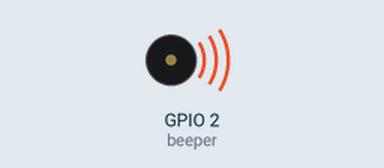
A program run on a simulated ESP32 board running MicroPython. Shown: buzzer (waves = sounding). What the program prints to the serial console is not drawn. At 7.6 s the program stops and its outputs stay as they are.

Above: at 0.1 s.
At 7.6 s:
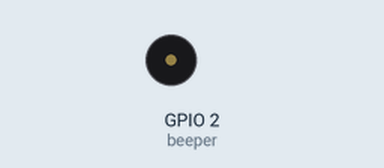
Timing chart, 0 to 9.1 s (numbered marks = the images above):
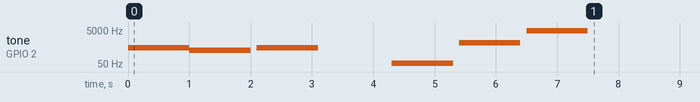

Measured:
- by itself, tone on GPIO 2 (beeper): plays 445 Hz for 1.0 s, 333 Hz for 1.0 s, 445 Hz for 1.0 s, 56 Hz for 1.0 s, 899 Hz for 1.0 s, 4444 Hz for 1.0 s

The program:

Beep.py
```python
from machine import Pin, PWM
import time

# beeper = PWM( Pin( 2, Pin.OUT))
beeper = PWM(Pin(2), freq=5000, duty_u16=32768)
notes = [ 333, 445, 0, 56, 899, 4444]
beeper.duty( 0 )
beeper.duty( 512 )
beeper.freq( 445 )
time.sleep(1)
beeper.duty( 0 )

for note in notes:
    if note == 0:
        beeper.duty( 0 )
    else:
        beeper.duty( 512 )
        beeper.freq( note )
    time.sleep(1)
    beeper.duty(0)
    time.sleep(0.1)
beeper.duty(0)
beeper.duty(0)
beeper.duty(0)
beeper.freq( 40 )
print("beep done!")
```
